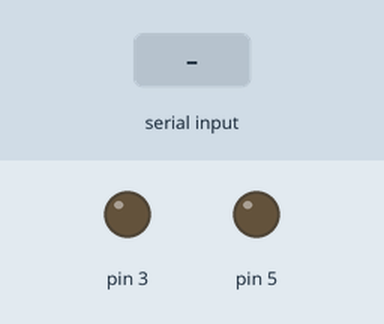
Bench run of a sketch on a simulated Arduino Uno, built with avr-gcc and run on an emulated ATmega328P. Parts: output pins drawn as LEDs (lit = HIGH). The test bench sets the inputs (shaded band).

Above: at 1.2 s.
1.3 s: "90,45\n" received over Serial
At 2.1 s:
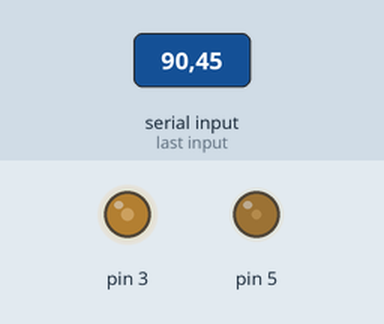
4.3 s: "30,150\n" received over Serial
At 4.8 s:
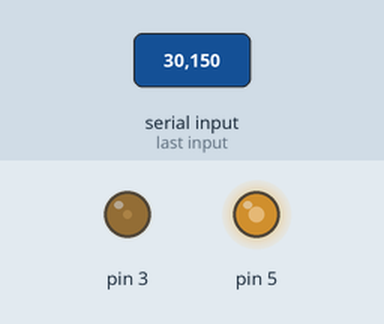
7.3 s: "5\n" received over Serial
At 8.1 s:
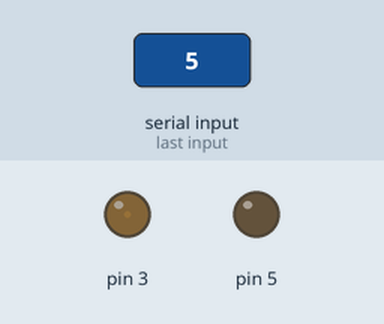
8.8 s: "90\n" received over Serial
At 9.2 s:
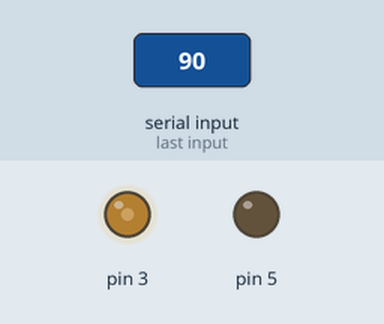
10.3 s: "200\n" received over Serial
At 11.5 s:
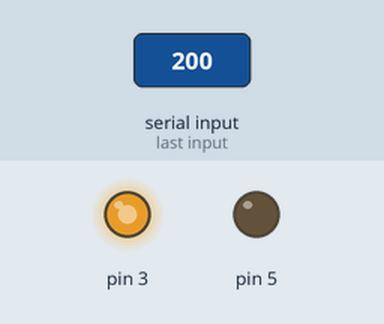
11.8 s: "1,90\n" received over Serial
At 12.6 s:
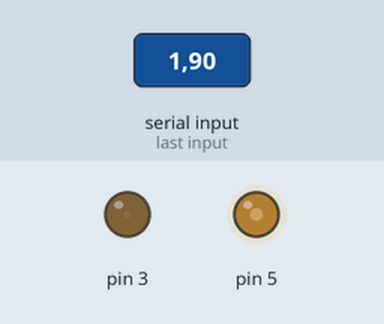
Timing chart, 0 to 15.3 s (numbered marks = the images above; inputs shaded):
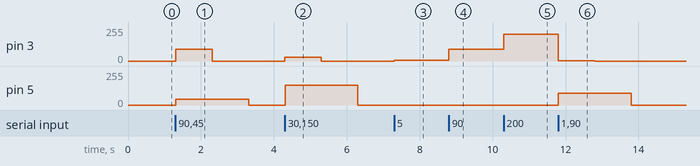

Measured:
- after the input at 1.3 s, pin 3: 0/255 → 90/255 at once, → 0/255 1.0 s later; pin 5: 0/255 → 45/255 at once, → 0/255 2.0 s later
- after the input at 4.3 s, pin 3: 0/255 → 30/255 at once, → 0/255 1.0 s later; pin 5: 0/255 → 150/255 at once, → 0/255 2.0 s later
- after the input at 7.3 s, pin 3: 0/255 → 5/255 at once
- after the input at 8.8 s, pin 3: 5/255 → 90/255 at once
- after the input at 10.3 s, pin 3: 90/255 → 200/255 at once
- after the input at 11.8 s, pin 3: 200/255 → 1/255 at once, → 0/255 1.0 s later; pin 5: 0/255 → 90/255 at once, → 0/255 2.0 s later

The sketch:

sketch_oct27b_mult_values.ino
```cpp
void setup() {
  Serial.begin(9600);
}
void loop() {
  if (Serial.available()) {
    int fromSerial = Serial.parseInt();               // read first part of string as int
    analogWrite(3, fromSerial);
    fromSerial = Serial.parseInt();                    // read second part of string as int
    analogWrite(5, fromSerial);
  }
}
```
